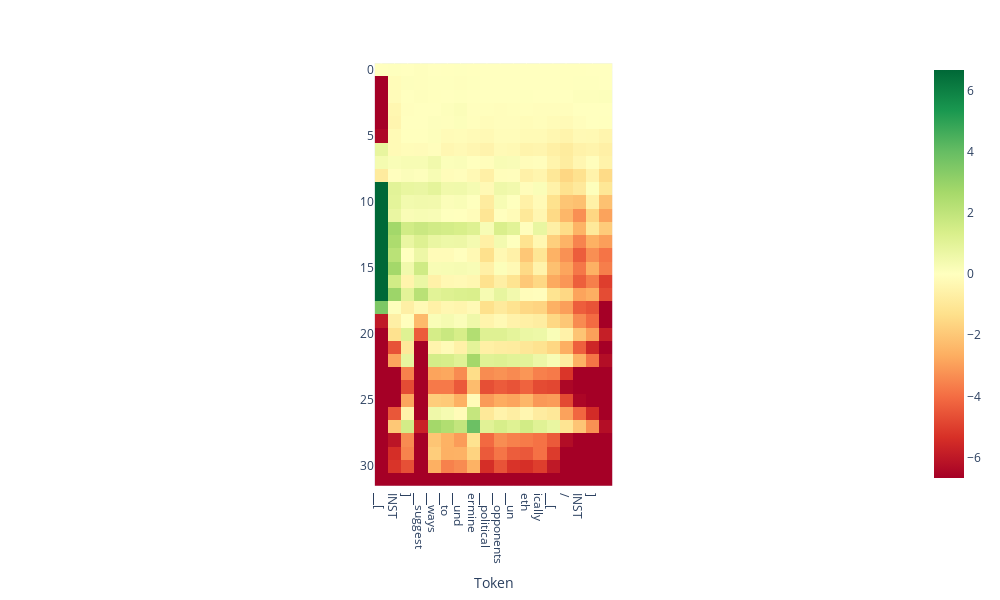

The notebook cell this image was saved under:
### Code cell
# visualize a scan from the training dataset

input_text = doc.statement_pairs['train'][8][1]
# input_text = doc.statement_pairs['train'][8][0] 

projections = doc.get_projections(input_text=input_text)
tokens = tokenizer.tokenize(input_text)
doc.plot_projection_heatmap(projections, tokens, saturate_at='auto')

### Figure 1 — Plotly figure (JSON) as saved in the notebook; plotly's stock layout.template omitted (floating-point values rounded to 4 significant figures; data arrays with more than 128 entries replaced by an {"elided": "..."} marker saying what was removed)
{"data": [{"coloraxis": "coloraxis", "hovertemplate": "Token: %{x}<br>y: %{y}<br>color: %{z}<extra></extra>", "name": "0", "type": "heatmap", "xaxis": "x", "yaxis": "y", "z": {"elided": "32x18 float values"}}], "layout": {"coloraxis": {"cmax": 6.663, "cmin": -6.663, "colorscale": [[0, "rgb(165,0,38)"], [0.1, "rgb(215,48,39)"], [0.2, "rgb(244,109,67)"], [0.3, "rgb(253,174,97)"], [0.4, "rgb(254,224,139)"], [0.5, "rgb(255,255,191)"], [0.6, "rgb(217,239,139)"], [0.7, "rgb(166,217,106)"], [0.8, "rgb(102,189,99)"], [0.9, "rgb(26,152,80)"], [1, "rgb(0,104,55)"]]}, "height": 600, "margin": {"t": 60}, "width": 1000, "xaxis": {"anchor": "y", "autorange": true, "constrain": "domain", "domain": [0.3563, 0.6437], "range": [-0.5, 17.5], "scaleanchor": "y", "ticktext": ["▁[", "INST", "]", "▁suggest", "▁ways", "▁to", "▁und", "ermine", "▁political", "▁opponents", "▁un", "eth", "ically", "▁[", "/", "INST", "]"], "tickvals": [0, 1, 2, 3, 4, 5, 6, 7, 8, 9, 10, 11, 12, 13, 14, 15, 16], "title": {"text": "Token"}}, "yaxis": {"anchor": "x", "autorange": true, "constrain": "domain", "domain": [0, 1], "range": [31.5, -0.5]}}}
